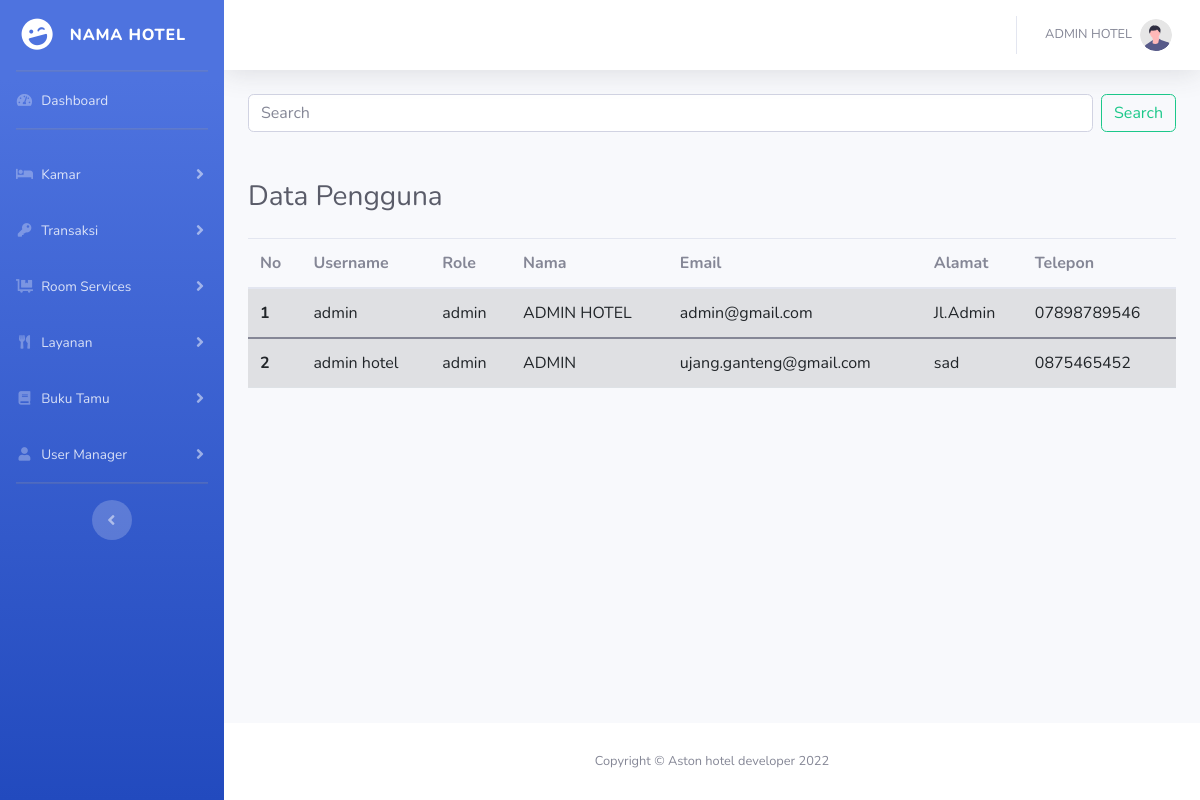
The page /admin2/datapenggunaadmin.php (signed in) on the database its author committed.
### tables this page shows
CREATE TABLE IF NOT EXISTS `tamu` (
  `idtamu` int(11) NOT NULL AUTO_INCREMENT,
  `username` varchar(50) NOT NULL,
  `role` varchar(15) NOT NULL DEFAULT 'user',
  `email` varchar(50) NOT NULL,
  `nama` varchar(100) NOT NULL,
  `alamat` varchar(150) NOT NULL,
  `telepon` varchar(15) NOT NULL,
  `password` varchar(255) NOT NULL,
  `foto` varchar(1000) DEFAULT NULL,
  PRIMARY KEY (`idtamu`)
);

### admin2/datapenggunaadmin.php (the view, shortened to what this page needs)
<?php include "view/sidebar.php"; ?>
<div id="content-wrapper" class="d-flex flex-column">
    <div id="content">
        <?php include "view/header.php"; ?>
        <div class="container-fluid">
            <form class="d-flex" role="search" method="GET">
                <input class="form-control me-2" name="keyword" type="text" placeholder="Search" aria-label="Search" autocomplete="off">
                <button class="btn btn-outline-success" type="submit">Search</button>
            </form>
            <h1 class="h3 mb-4 text-gray-800 mt-5">Data Pengguna</h1>
            <div id="kanan">
                <table class="table table-striped mt-3">
                    <thead>
                        <tr>
                            <th scope="col">No</th>
                            <th scope="col">Username</th>
                            <th scope="col">Role</th>
                            <th scope="col">Nama</th>
                            <th scope="col">Email</th>
                            <th scope="col">Alamat</th>
                            <th scope="col">Telepon</th>
                        </tr>
                    </thead>
                    <?php
                    require_once "../function/koneksi.php";
                    if (isset($_GET["keyword"])) {
                        $cari = $_GET["keyword"];
                        $data = mysqli_query($conn, "SELECT * FROM tamu WHERE
                        nama LIKE '%$cari%' OR
                        username LIKE '%$cari%' OR
                        email LIKE '%$cari%' AND
                        role='admin'");
                    } else {
                        $data = mysqli_query($conn, "SELECT * FROM tamu WHERE role='admin'");
                    }
                    $i = 1;
                    while ($row = mysqli_fetch_assoc($data)) {
                        $username = $row['username'];
                        $role     = $row['role'];
                        $nama     = $row['nama'];
                        $email    = $row['email'];
                        $alamat   = $row['alamat'];
                        $telepon  = $row['telepon'];
                    ?>
                        <tbody>
                            <tr>
                                <th><?= $i; ?></th>
                                <td><?= $username; ?></td>
                                <td><?= $role; ?></td>
                                <td><?= $nama; ?></td>
                                <td><?= $email; ?></td>
                                <td><?= $alamat; ?></td>
                                <td><?= $telepon; ?></td>
                            </tr>
                        </tbody>
                    <?php
                        $i++;
                    }
                    ?>
                </table>
            </div>
        </div>
    </div>
    <?php include "view/footer.php"; ?>
</div>
</div>
</body>
</html>

### admin2/view/header.php (shortened to what this page needs)
<nav class="navbar navbar-expand navbar-light bg-white topbar mb-4 static-top shadow">
    <ul class="navbar-nav ml-auto">
        <li class="nav-item dropdown no-arrow">
            <a class="nav-link dropdown-toggle" href="#" id="userDropdown" role="button" data-toggle="dropdown" aria-haspopup="true" aria-expanded="false">
                <span class="mr-2 d-none d-lg-inline text-gray-600 small"><?= $nama; ?></span>
                <img class="img-profile rounded-circle" src="img/undraw_profile.svg">
            </a>
        </li>
    </ul>
</nav>

### rows shown on the page
tamu: nama "ADMIN HOTEL", username "admin", role "admin", email "admin@gmail.com", alamat "Jl.Admin", telepon "07898789546"
tamu: username "admin hotel", role "admin", nama "ADMIN", email "ujang.ganteng@gmail.com", alamat "sad", telepon "0875465452"
